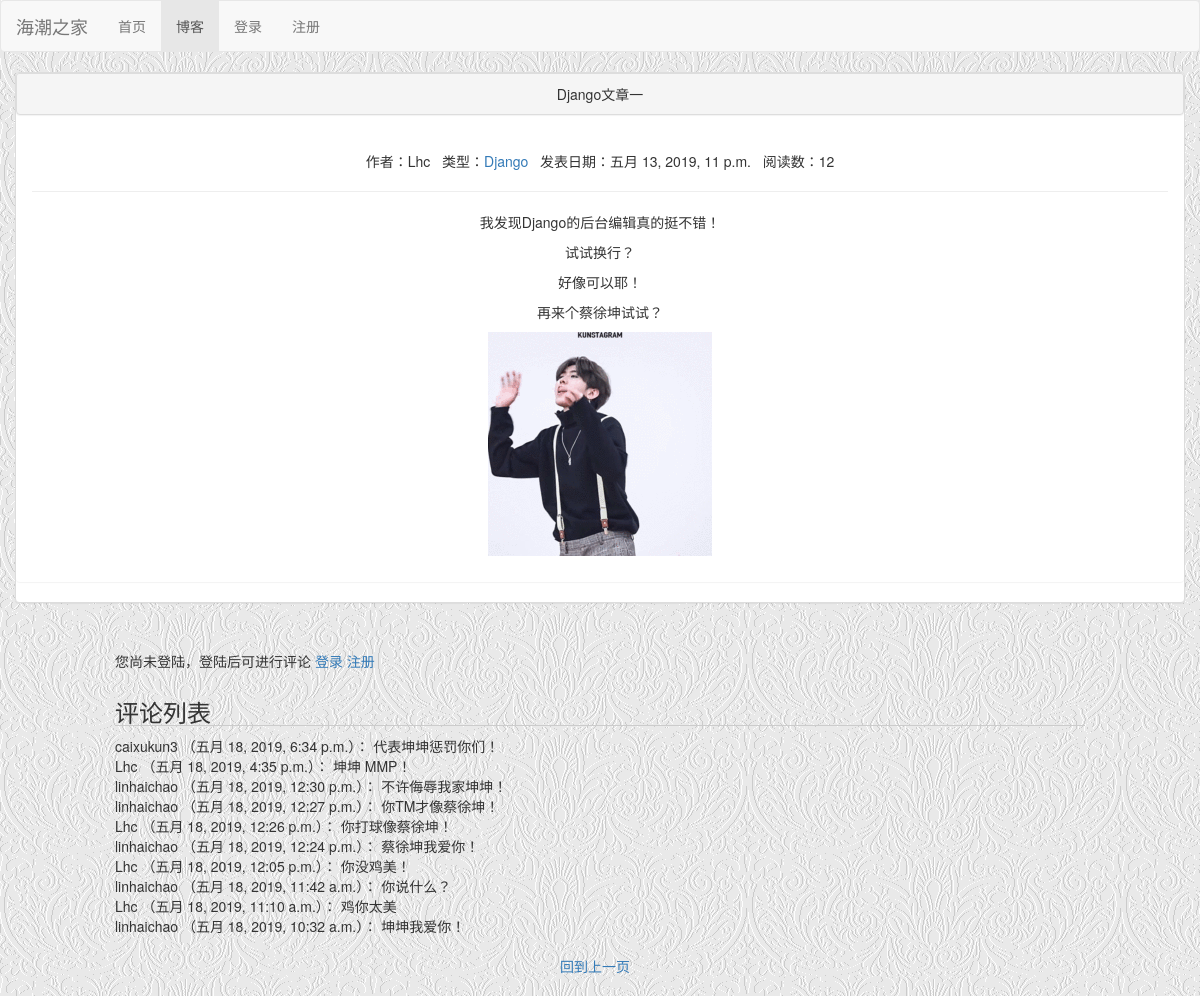
The page /blog/1 on the database its author committed.
### blog/models.py (models this page shows, shortened)
class Blog(models.Model,ReadNumExtentMethod):
    title=models.CharField(max_length=50)
    content=RichTextUploadingField()
    author=models.ForeignKey(User,on_delete=models.DO_NOTHING)
    blog_type=models.ForeignKey(BlogType,on_delete=models.DO_NOTHING)
    create_time=models.DateTimeField(default=timezone.now())
    class Meta:
        ordering=['-create_time']   #按照日期倒序排列

class BlogType(models.Model):
    type_name=models.CharField(max_length=20)
    def __str__(self):
        return self.type_name

### MyStatistics/models.py (models this page shows)
class ReadNum(models.Model):
    read_num=models.IntegerField(default=0)
    content_type=models.ForeignKey(ContentType,on_delete=models.DO_NOTHING,null=True)
    object_id=models.PositiveIntegerField(null=True)
    content_object=GenericForeignKey('content_type','object_id')

### comment/models.py (models this page shows)
class Comment(models.Model):
    content_type=models.ForeignKey(ContentType,on_delete=models.DO_NOTHING,null=True)
    object_id=models.PositiveIntegerField(null=True)
    content_object=GenericForeignKey('content_type','object_id')
    text=models.TextField()
    comment_time=models.DateTimeField(auto_now_add=True)
    user=models.ForeignKey(User,on_delete=models.DO_NOTHING)
    class Meta:
        ordering=['-comment_time']

### blog/views.py (the view)
# urls.py: path('<int:blog_id>',views.detail),
def detail(request,blog_id):
    data=Blog.objects.get(id=blog_id)
    read_cookie_key=read_statistics_once_read(request,data)
    blog_content_type=ContentType.objects.get_for_model(data)
    comments=Comment.objects.filter(content_type=blog_content_type,object_id=blog_id)
    response=render(request,"detail.html",{'data':data,'comments':comments})    #响应
    response.set_cookie(read_cookie_key,'true')  #这里设置cookie，在关闭浏览器之前都存在
    return response

### MyStatistics/models.py (called while the page is built)
    def get_read_num(self):
        try:
            ct=ContentType.objects.get_for_model(self)
            readnum=ReadNum.objects.get(content_type=ct,object_id=self.pk)
            return readnum.read_num
        except:
            return 0

### MyStatistics/utils.py (called while the page is built)
def read_statistics_once_read(request,obj):
    ct=ContentType.objects.get_for_model(obj)
    key='read_%s_%s' % (ct.model,obj.pk)
    if not request.COOKIES.get(key):
        readnum,created=ReadNum.objects.get_or_create(content_type=ct,object_id=obj.pk)
        readnum.read_num+=1
        readnum.save()
        readDetail,created=ReadDetail.objects.get_or_create(content_type=ct,object_id=obj.pk,date=timezone.now().date())
        readDetail.read_num+=1
        readDetail.save()
    return key

### blog/templates/detail.html (shortened to what this page needs)
{% extends "base.html" %}
{% block nav_blog_active %}active{% endblock %}
{% block header %}
    <link rel="stylesheet" href="/static/blog.css">
{% endblock %}
{% block content %}
    <div class="col-md-12">
        <div class="panel panel-default">
            <div class="panel panel-heading" style="text-align: center">{{ data.title }}</div>
            <div class="panel panel-body">
                <center>
                    作者：{{ data.author }}&nbsp;&nbsp;
                    类型：<a href="./type/{{ data.blog_type_id }}">{{ data.blog_type }}</a>&nbsp;&nbsp;
                    发表日期：{{ data.create_time }}&nbsp;&nbsp;
                    阅读数：{{ data.get_read_num }}
                </center>
                <hr>
                <center>{{ data.content|safe }}</center>
            </div>
        </div>
        <div class="row">
            <div class="col-xs-10 col-xs-offset-1">
                <div class="comment-area">
                    {% if user.is_authenticated %}
                        <form action="/comment/update_comment/" method="post">
                            {% csrf_token %}
                            <div class="form-group">
                                <label for="comment-text">{{ user.username }}，欢迎评论~</label>
                                <textarea id="comment-text" name="text" class="form-control" rows="4"></textarea>
                            </div>
                            <input type="hidden" name="object_id" value="{{ data.pk }}">
                            <input type="hidden" name="content_type" value="{{ data }}">
                            <input type="submit" value="评论" class="btn btn-primary" style="float: right">
                        </form>
                    {% else %}
                        您尚未登陆，登陆后可进行评论
                        <a href="/login?from={{ request.get_full_path }}">登录</a>
                        <a href="/register?from={{ request.get_full_path }}">注册</a>
                    {% endif %}
                </div>
                <div class="comment-area">
                    <h3 class="comment-area-title">评论列表</h3>
                    {% for comment in comments %}
                        <div>
                            {{ comment.user.username }}
                            （{{ comment.comment_time }}）：
                            {{ comment.text }}
                        </div>
                    {% empty %}
                        暂无评论
                    {% endfor %}
                </div>
            </div>
        </div>
       <br><a href="." class="back_previous">回到上一页</a><br>
    </div>
{% endblock %}

### static/blog.css (style rules this page uses)
h3.comment-area-title { border-bottom: 1px solid #ccc; }
div.comment-area { margin-top: 2em; border: 1px; }
a.back_previous { margin: 0 auto; display: block; width: 80px; }

### rows shown on the page
Blog: title "Django文章一", author "Lhc", blog_type "Django", create_time "五月 13, 2019, 11 p.m.", get_read_num "12", content "我发现Django的后台编辑真的挺不错！ 试试换行？ 好像可以耶！ 再来个蔡徐坤试试？", content (placeholder picture)
Comment: user.username "caixukun3", comment_time "五月 18, 2019, 6:34 p.m.", text "代表坤坤惩罚你们！"
Comment: user.username "Lhc", comment_time "五月 18, 2019, 4:35 p.m.", text "坤坤 MMP！"
Comment: user.username "linhaichao", comment_time "五月 18, 2019, 12:30 p.m.", text "不许侮辱我家坤坤！"
Comment: user.username "linhaichao", comment_time "五月 18, 2019, 12:27 p.m.", text "你TM才像蔡徐坤！"
Comment: user.username "Lhc", comment_time "五月 18, 2019, 12:26 p.m.", text "你打球像蔡徐坤！"
Comment: user.username "linhaichao", comment_time "五月 18, 2019, 12:24 p.m.", text "蔡徐坤我爱你！"
Comment: user.username "Lhc", comment_time "五月 18, 2019, 12:05 p.m.", text "你没鸡美！"
Comment: user.username "linhaichao", comment_time "五月 18, 2019, 11:42 a.m.", text "你说什么？"
Comment: user.username "Lhc", comment_time "五月 18, 2019, 11:10 a.m.", text "鸡你太美"
Comment: user.username "linhaichao", comment_time "五月 18, 2019, 10:32 a.m.", text "坤坤我爱你！"
